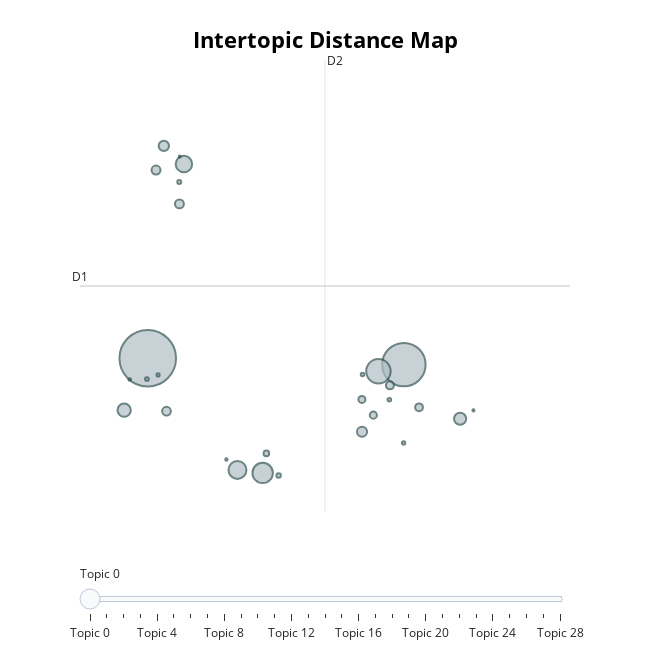

Notebook cell for this chart:
### Code cell
pos_topic_model = pos_topic_model.reduce_topics(pos_docs, nr_topics=30)
pos_topic_model.visualize_topics()

### Figure 1 — Plotly figure (JSON) as saved in the notebook; plotly's stock layout.template omitted (floating-point values rounded to 4 significant figures)
{"data": [{"customdata": [[0, "like | one | good | best | still", 9996], [1, "yes | good | nice | ok | great", 5885], [2, "gud | git | gavlan | ez | gg", 1865], [3, "died | die | pain | simulator | rage", 1300], [4, "love | hate | ii | bad | haters", 1004], [5, "iron | keep | hate | amana | frigid", 851], [6, "rolin | rollin | hitboxes | pursuer | roll", 550], [7, "de | que | el | jogo | es", 464], [8, "seek | bearer | lest | curse | bear", 332], [9, "peak | epic | time | greatest | ii", 318], [10, "elden | ring | better | play | still", 250], [11, "sun | praise | jolly | therefore | cooperation", 249], [12, "adp | level | adaptability | dex | lvl", 239], [13, "horse | goat | goated | rat | cat", 200], [14, "hole | tongue | try | finger | horse", 189], [15, "buy | sale | swag | bought | wait", 160], [16, "skeleton | give | hands | feet | thumbs", 153], [17, "message | ahead | wary | trust | lie", 98], [18, "son | wife | brought | father | spend", 60], [19, "king | ivory | vendrick | ladle | throne", 50], [20, "cloud | save | file | saves | saving", 43], [21, "fashion | hair | best | chest | bald", 40], [22, "ign | xd | xdxd | aaaaaaaaaaaaaaaaaaaaaaaaaaaaaaaaaaaaaaaaaaaaaaaaaaaaaaaaaaaaaaaaaaaaaaaaaaaaaaaaaaaaaaaaaaaaaaaaaaaaaaaaaaaaaaaaaaaaaaaaaaaaaaaaaaaaaaaaaaaaaaaaaaaaaaaaaaaaaaaaaaaaaaaaaaaaaaaaaaaaaaaaaaaaaaaaaaaaaaaaaaaaaaaaaaaaaaaaaaaaaaaaaaaaaaaaaaaaaaaaaaaaaaaaaaaaaaaaaaaaaaaaaaaaaaaaaaaaaaaaaaaaaaaaaaaaaaaaaaaaaaaaaaaaaaaaaaaaaaaaaaaaaaaaaaaaaaaaaaaaaaaaaaaaaaaaaaaaaaaaaaaaaaaaaaaaaaaaaaaaaaaaaaaaaaaaaaaaaaaaaaaaaaaaaaaaaaaaaaaaaaaaaaaaaaaaaaaaaaaaaaaaaaaaaaaaaaaaaaaaaaaaaaaaaaaaaaaaaaaaaaaaaaaaaaaaaaaaaaaaaaaaaaaaaaaaaaaaaaaaaaaaaaaaaaaaaaaaaaaaaaaaaaaaaaaaaaaaaaaaaaaaaaaaaaaaaaaaaaaaaaaaaaaaaaaaaaaaaaaaaaaaaaaaaaaaaaaaaaaaaaaaaaaaaaaaaaaaaaaaaaaaaaaaaaaaaaaaaaaaaaaaaaaaaaaaaaaaaaaaaaaaaaaaaaaaa | hahahahahahhahhahahahahahahahahhahahaahahhahahahahahahhahhahahhhahahahahahahahahahahahahaahahhahahahahahahahhahahahahahahahahaahhahahahahahahahahahahahhahahhahahahahahahhahahahahahahahahahahahahahhaahahahhahahahahhahahahahahahahahhahahahahahahahahahahahahahahaahhahahahahahahahahahahahahahahhahahahahhahaahhahahahahahahahahahahahahhahahahahhahaahhahahahahhahahahahahahahahahahaha", 39], [23, "mid | based | midddddddddd | basede | kinda", 35], [24, "frames | iframes | iframe | stat | rolling", 30], [25, "enjoyer | average | ii | bert | player", 21], [26, "stockholm | syndrome | stockholme | gave | dosent", 17], [27, "spiel | nicht | das | aber | ist", 14], [28, "estus | drinking | drink | sip | flask", 12]], "hovertemplate": "<b>Topic %{customdata[0]}</b><br>%{customdata[1]}<br>Size: %{customdata[2]}", "legendgroup": "", "marker": {"color": "#B0BEC5", "line": {"color": "DarkSlateGrey", "width": 2}, "size": [9996, 5885, 1865, 1300, 1004, 851, 550, 464, 332, 318, 250, 249, 239, 200, 189, 160, 153, 98, 60, 50, 43, 40, 39, 35, 30, 21, 17, 14, 12], "sizemode": "area", "sizeref": 6.247, "symbol": "circle"}, "mode": "markers", "name": "", "orientation": "v", "showlegend": false, "type": "scatter", "x": [6.09, 11.0, 10.51, 8.291, 7.809, 6.783, 5.639, 12.07, 6.399, 10.19, 6.249, 6.697, 6.45, 10.73, 11.29, 10.41, 10.19, 8.362, 8.597, 6.694, 6.075, 10.72, 10.2, 10.99, 6.289, 5.745, 7.597, 12.33, 6.704], "xaxis": "x", "y": [6.733, 6.614, 6.491, 4.591, 4.647, 10.36, 5.764, 5.603, 10.7, 5.36, 10.25, 9.617, 5.744, 6.227, 5.818, 5.671, 5.964, 4.956, 4.542, 10.03, 6.346, 5.959, 6.429, 5.152, 6.422, 6.335, 4.842, 5.759, 10.5], "yaxis": "y"}], "layout": {"annotations": [{"showarrow": false, "text": "D1", "x": 4.793, "y": 8.083, "yshift": 10}, {"showarrow": false, "text": "D2", "x": 9.485, "xshift": 10, "y": 12.31}], "height": 650, "hoverlabel": {"bgcolor": "white", "font": {"family": "Rockwell", "size": 16}}, "legend": {"itemsizing": "constant", "tracegroupgap": 0}, "margin": {"t": 60}, "shapes": [{"line": {"color": "#CFD8DC", "width": 2}, "type": "line", "x0": 9.485, "x1": 9.485, "y0": 3.861, "y1": 12.31}, {"line": {"color": "#9E9E9E", "width": 2}, "type": "line", "x0": 4.793, "x1": 14.18, "y0": 8.083, "y1": 8.083}], "sliders": [{"active": 0, "pad": {"t": 50}, "steps": [{"args": [{"marker.color": [["red", "#B0BEC5", "#B0BEC5", "#B0BEC5", "#B0BEC5", "#B0BEC5", "#B0BEC5", "#B0BEC5", "#B0BEC5", "#B0BEC5", "#B0BEC5", "#B0BEC5", "#B0BEC5", "#B0BEC5", "#B0BEC5", "#B0BEC5", "#B0BEC5", "#B0BEC5", "#B0BEC5", "#B0BEC5", "#B0BEC5", "#B0BEC5", "#B0BEC5", "#B0BEC5", "#B0BEC5", "#B0BEC5", "#B0BEC5", "#B0BEC5", "#B0BEC5"]]}], "label": "Topic 0", "method": "update"}, {"args": [{"marker.color": [["#B0BEC5", "red", "#B0BEC5", "#B0BEC5", "#B0BEC5", "#B0BEC5", "#B0BEC5", "#B0BEC5", "#B0BEC5", "#B0BEC5", "#B0BEC5", "#B0BEC5", "#B0BEC5", "#B0BEC5", "#B0BEC5", "#B0BEC5", "#B0BEC5", "#B0BEC5", "#B0BEC5", "#B0BEC5", "#B0BEC5", "#B0BEC5", "#B0BEC5", "#B0BEC5", "#B0BEC5", "#B0BEC5", "#B0BEC5", "#B0BEC5", "#B0BEC5"]]}], "label": "Topic 1", "method": "update"}, {"args": [{"marker.color": [["#B0BEC5", "#B0BEC5", "red", "#B0BEC5", "#B0BEC5", "#B0BEC5", "#B0BEC5", "#B0BEC5", "#B0BEC5", "#B0BEC5", "#B0BEC5", "#B0BEC5", "#B0BEC5", "#B0BEC5", "#B0BEC5", "#B0BEC5", "#B0BEC5", "#B0BEC5", "#B0BEC5", "#B0BEC5", "#B0BEC5", "#B0BEC5", "#B0BEC5", "#B0BEC5", "#B0BEC5", "#B0BEC5", "#B0BEC5", "#B0BEC5", "#B0BEC5"]]}], "label": "Topic 2", "method": "update"}, {"args": [{"marker.color": [["#B0BEC5", "#B0BEC5", "#B0BEC5", "red", "#B0BEC5", "#B0BEC5", "#B0BEC5", "#B0BEC5", "#B0BEC5", "#B0BEC5", "#B0BEC5", "#B0BEC5", "#B0BEC5", "#B0BEC5", "#B0BEC5", "#B0BEC5", "#B0BEC5", "#B0BEC5", "#B0BEC5", "#B0BEC5", "#B0BEC5", "#B0BEC5", "#B0BEC5", "#B0BEC5", "#B0BEC5", "#B0BEC5", "#B0BEC5", "#B0BEC5", "#B0BEC5"]]}], "label": "Topic 3", "method": "update"}, {"args": [{"marker.color": [["#B0BEC5", "#B0BEC5", "#B0BEC5", "#B0BEC5", "red", "#B0BEC5", "#B0BEC5", "#B0BEC5", "#B0BEC5", "#B0BEC5", "#B0BEC5", "#B0BEC5", "#B0BEC5", "#B0BEC5", "#B0BEC5", "#B0BEC5", "#B0BEC5", "#B0BEC5", "#B0BEC5", "#B0BEC5", "#B0BEC5", "#B0BEC5", "#B0BEC5", "#B0BEC5", "#B0BEC5", "#B0BEC5", "#B0BEC5", "#B0BEC5", "#B0BEC5"]]}], "label": "Topic 4", "method": "update"}, {"args": [{"marker.color": [["#B0BEC5", "#B0BEC5", "#B0BEC5", "#B0BEC5", "#B0BEC5", "red", "#B0BEC5", "#B0BEC5", "#B0BEC5", "#B0BEC5", "#B0BEC5", "#B0BEC5", "#B0BEC5", "#B0BEC5", "#B0BEC5", "#B0BEC5", "#B0BEC5", "#B0BEC5", "#B0BEC5", "#B0BEC5", "#B0BEC5", "#B0BEC5", "#B0BEC5", "#B0BEC5", "#B0BEC5", "#B0BEC5", "#B0BEC5", "#B0BEC5", "#B0BEC5"]]}], "label": "Topic 5", "method": "update"}, {"args": [{"marker.color": [["#B0BEC5", "#B0BEC5", "#B0BEC5", "#B0BEC5", "#B0BEC5", "#B0BEC5", "red", "#B0BEC5", "#B0BEC5", "#B0BEC5", "#B0BEC5", "#B0BEC5", "#B0BEC5", "#B0BEC5", "#B0BEC5", "#B0BEC5", "#B0BEC5", "#B0BEC5", "#B0BEC5", "#B0BEC5", "#B0BEC5", "#B0BEC5", "#B0BEC5", "#B0BEC5", "#B0BEC5", "#B0BEC5", "#B0BEC5", "#B0BEC5", "#B0BEC5"]]}], "label": "Topic 6", "method": "update"}, {"args": [{"marker.color": [["#B0BEC5", "#B0BEC5", "#B0BEC5", "#B0BEC5", "#B0BEC5", "#B0BEC5", "#B0BEC5", "red", "#B0BEC5", "#B0BEC5", "#B0BEC5", "#B0BEC5", "#B0BEC5", "#B0BEC5", "#B0BEC5", "#B0BEC5", "#B0BEC5", "#B0BEC5", "#B0BEC5", "#B0BEC5", "#B0BEC5", "#B0BEC5", "#B0BEC5", "#B0BEC5", "#B0BEC5", "#B0BEC5", "#B0BEC5", "#B0BEC5", "#B0BEC5"]]}], "label": "Topic 7", "method": "update"}, {"args": [{"marker.color": [["#B0BEC5", "#B0BEC5", "#B0BEC5", "#B0BEC5", "#B0BEC5", "#B0BEC5", "#B0BEC5", "#B0BEC5", "red", "#B0BEC5", "#B0BEC5", "#B0BEC5", "#B0BEC5", "#B0BEC5", "#B0BEC5", "#B0BEC5", "#B0BEC5", "#B0BEC5", "#B0BEC5", "#B0BEC5", "#B0BEC5", "#B0BEC5", "#B0BEC5", "#B0BEC5", "#B0BEC5", "#B0BEC5", "#B0BEC5", "#B0BEC5", "#B0BEC5"]]}], "label": "Topic 8", "method": "update"}, {"args": [{"marker.color": [["#B0BEC5", "#B0BEC5", "#B0BEC5", "#B0BEC5", "#B0BEC5", "#B0BEC5", "#B0BEC5", "#B0BEC5", "#B0BEC5", "red", "#B0BEC5", "#B0BEC5", "#B0BEC5", "#B0BEC5", "#B0BEC5", "#B0BEC5", "#B0BEC5", "#B0BEC5", "#B0BEC5", "#B0BEC5", "#B0BEC5", "#B0BEC5", "#B0BEC5", "#B0BEC5", "#B0BEC5", "#B0BEC5", "#B0BEC5", "#B0BEC5", "#B0BEC5"]]}], "label": "Topic 9", "method": "update"}, {"args": [{"marker.color": [["#B0BEC5", "#B0BEC5", "#B0BEC5", "#B0BEC5", "#B0BEC5", "#B0BEC5", "#B0BEC5", "#B0BEC5", "#B0BEC5", "#B0BEC5", "red", "#B0BEC5", "#B0BEC5", "#B0BEC5", "#B0BEC5", "#B0BEC5", "#B0BEC5", "#B0BEC5", "#B0BEC5", "#B0BEC5", "#B0BEC5", "#B0BEC5", "#B0BEC5", "#B0BEC5", "#B0BEC5", "#B0BEC5", "#B0BEC5", "#B0BEC5", "#B0BEC5"]]}], "label": "Topic 10", "method": "update"}, {"args": [{"marker.color": [["#B0BEC5", "#B0BEC5", "#B0BEC5", "#B0BEC5", "#B0BEC5", "#B0BEC5", "#B0BEC5", "#B0BEC5", "#B0BEC5", "#B0BEC5", "#B0BEC5", "red", "#B0BEC5", "#B0BEC5", "#B0BEC5", "#B0BEC5", "#B0BEC5", "#B0BEC5", "#B0BEC5", "#B0BEC5", "#B0BEC5", "#B0BEC5", "#B0BEC5", "#B0BEC5", "#B0BEC5", "#B0BEC5", "#B0BEC5", "#B0BEC5", "#B0BEC5"]]}], "label": "Topic 11", "method": "update"}, {"args": [{"marker.color": [["#B0BEC5", "#B0BEC5", "#B0BEC5", "#B0BEC5", "#B0BEC5", "#B0BEC5", "#B0BEC5", "#B0BEC5", "#B0BEC5", "#B0BEC5", "#B0BEC5", "#B0BEC5", "red", "#B0BEC5", "#B0BEC5", "#B0BEC5", "#B0BEC5", "#B0BEC5", "#B0BEC5", "#B0BEC5", "#B0BEC5", "#B0BEC5", "#B0BEC5", "#B0BEC5", "#B0BEC5", "#B0BEC5", "#B0BEC5", "#B0BEC5", "#B0BEC5"]]}], "label": "Topic 12", "method": "update"}, {"args": [{"marker.color": [["#B0BEC5", "#B0BEC5", "#B0BEC5", "#B0BEC5", "#B0BEC5", "#B0BEC5", "#B0BEC5", "#B0BEC5", "#B0BEC5", "#B0BEC5", "#B0BEC5", "#B0BEC5", "#B0BEC5", "red", "#B0BEC5", "#B0BEC5", "#B0BEC5", "#B0BEC5", "#B0BEC5", "#B0BEC5", "#B0BEC5", "#B0BEC5", "#B0BEC5", "#B0BEC5", "#B0BEC5", "#B0BEC5", "#B0BEC5", "#B0BEC5", "#B0BEC5"]]}], "label": "Topic 13", "method": "update"}, {"args": [{"marker.color": [["#B0BEC5", "#B0BEC5", "#B0BEC5", "#B0BEC5", "#B0BEC5", "#B0BEC5", "#B0BEC5", "#B0BEC5", "#B0BEC5", "#B0BEC5", "#B0BEC5", "#B0BEC5", "#B0BEC5", "#B0BEC5", "red", "#B0BEC5", "#B0BEC5", "#B0BEC5", "#B0BEC5", "#B0BEC5", "#B0BEC5", "#B0BEC5", "#B0BEC5", "#B0BEC5", "#B0BEC5", "#B0BEC5", "#B0BEC5", "#B0BEC5", "#B0BEC5"]]}], "label": "Topic 14", "method": "update"}, {"args": [{"marker.color": [["#B0BEC5", "#B0BEC5", "#B0BEC5", "#B0BEC5", "#B0BEC5", "#B0BEC5", "#B0BEC5", "#B0BEC5", "#B0BEC5", "#B0BEC5", "#B0BEC5", "#B0BEC5", "#B0BEC5", "#B0BEC5", "#B0BEC5", "red", "#B0BEC5", "#B0BEC5", "#B0BEC5", "#B0BEC5", "#B0BEC5", "#B0BEC5", "#B0BEC5", "#B0BEC5", "#B0BEC5", "#B0BEC5", "#B0BEC5", "#B0BEC5", "#B0BEC5"]]}], "label": "Topic 15", "method": "update"}, {"args": [{"marker.color": [["#B0BEC5", "#B0BEC5", "#B0BEC5", "#B0BEC5", "#B0BEC5", "#B0BEC5", "#B0BEC5", "#B0BEC5", "#B0BEC5", "#B0BEC5", "#B0BEC5", "#B0BEC5", "#B0BEC5", "#B0BEC5", "#B0BEC5", "#B0BEC5", "red", "#B0BEC5", "#B0BEC5", "#B0BEC5", "#B0BEC5", "#B0BEC5", "#B0BEC5", "#B0BEC5", "#B0BEC5", "#B0BEC5", "#B0BEC5", "#B0BEC5", "#B0BEC5"]]}], "label": "Topic 16", "method": "update"}, {"args": [{"marker.color": [["#B0BEC5", "#B0BEC5", "#B0BEC5", "#B0BEC5", "#B0BEC5", "#B0BEC5", "#B0BEC5", "#B0BEC5", "#B0BEC5", "#B0BEC5", "#B0BEC5", "#B0BEC5", "#B0BEC5", "#B0BEC5", "#B0BEC5", "#B0BEC5", "#B0BEC5", "red", "#B0BEC5", "#B0BEC5", "#B0BEC5", "#B0BEC5", "#B0BEC5", "#B0BEC5", "#B0BEC5", "#B0BEC5", "#B0BEC5", "#B0BEC5", "#B0BEC5"]]}], "label": "Topic 17", "method": "update"}, {"args": [{"marker.color": [["#B0BEC5", "#B0BEC5", "#B0BEC5", "#B0BEC5", "#B0BEC5", "#B0BEC5", "#B0BEC5", "#B0BEC5", "#B0BEC5", "#B0BEC5", "#B0BEC5", "#B0BEC5", "#B0BEC5", "#B0BEC5", "#B0BEC5", "#B0BEC5", "#B0BEC5", "#B0BEC5", "red", "#B0BEC5", "#B0BEC5", "#B0BEC5", "#B0BEC5", "#B0BEC5", "#B0BEC5", "#B0BEC5", "#B0BEC5", "#B0BEC5", "#B0BEC5"]]}], "label": "Topic 18", "method": "update"}, {"args": [{"marker.color": [["#B0BEC5", "#B0BEC5", "#B0BEC5", "#B0BEC5", "#B0BEC5", "#B0BEC5", "#B0BEC5", "#B0BEC5", "#B0BEC5", "#B0BEC5", "#B0BEC5", "#B0BEC5", "#B0BEC5", "#B0BEC5", "#B0BEC5", "#B0BEC5", "#B0BEC5", "#B0BEC5", "#B0BEC5", "red", "#B0BEC5", "#B0BEC5", "#B0BEC5", "#B0BEC5", "#B0BEC5", "#B0BEC5", "#B0BEC5", "#B0BEC5", "#B0BEC5"]]}], "label": "Topic 19", "method": "update"}, {"args": [{"marker.color": [["#B0BEC5", "#B0BEC5", "#B0BEC5", "#B0BEC5", "#B0BEC5", "#B0BEC5", "#B0BEC5", "#B0BEC5", "#B0BEC5", "#B0BEC5", "#B0BEC5", "#B0BEC5", "#B0BEC5", "#B0BEC5", "#B0BEC5", "#B0BEC5", "#B0BEC5", "#B0BEC5", "#B0BEC5", "#B0BEC5", "red", "#B0BEC5", "#B0BEC5", "#B0BEC5", "#B0BEC5", "#B0BEC5", "#B0BEC5", "#B0BEC5", "#B0BEC5"]]}], "label": "Topic 20", "method": "update"}, {"args": [{"marker.color": [["#B0BEC5", "#B0BEC5", "#B0BEC5", "#B0BEC5", "#B0BEC5", "#B0BEC5", "#B0BEC5", "#B0BEC5", "#B0BEC5", "#B0BEC5", "#B0BEC5", "#B0BEC5", "#B0BEC5", "#B0BEC5", "#B0BEC5", "#B0BEC5", "#B0BEC5", "#B0BEC5", "#B0BEC5", "#B0BEC5", "#B0BEC5", "red", "#B0BEC5", "#B0BEC5", "#B0BEC5", "#B0BEC5", "#B0BEC5", "#B0BEC5", "#B0BEC5"]]}], "label": "Topic 21", "method": "update"}, {"args": [{"marker.color": [["#B0BEC5", "#B0BEC5", "#B0BEC5", "#B0BEC5", "#B0BEC5", "#B0BEC5", "#B0BEC5", "#B0BEC5", "#B0BEC5", "#B0BEC5", "#B0BEC5", "#B0BEC5", "#B0BEC5", "#B0BEC5", "#B0BEC5", "#B0BEC5", "#B0BEC5", "#B0BEC5", "#B0BEC5", "#B0BEC5", "#B0BEC5", "#B0BEC5", "red", "#B0BEC5", "#B0BEC5", "#B0BEC5", "#B0BEC5", "#B0BEC5", "#B0BEC5"]]}], "label": "Topic 22", "method": "update"}, {"args": [{"marker.color": [["#B0BEC5", "#B0BEC5", "#B0BEC5", "#B0BEC5", "#B0BEC5", "#B0BEC5", "#B0BEC5", "#B0BEC5", "#B0BEC5", "#B0BEC5", "#B0BEC5", "#B0BEC5", "#B0BEC5", "#B0BEC5", "#B0BEC5", "#B0BEC5", "#B0BEC5", "#B0BEC5", "#B0BEC5", "#B0BEC5", "#B0BEC5", "#B0BEC5", "#B0BEC5", "red", "#B0BEC5", "#B0BEC5", "#B0BEC5", "#B0BEC5", "#B0BEC5"]]}], "label": "Topic 23", "method": "update"}, {"args": [{"marker.color": [["#B0BEC5", "#B0BEC5", "#B0BEC5", "#B0BEC5", "#B0BEC5", "#B0BEC5", "#B0BEC5", "#B0BEC5", "#B0BEC5", "#B0BEC5", "#B0BEC5", "#B0BEC5", "#B0BEC5", "#B0BEC5", "#B0BEC5", "#B0BEC5", "#B0BEC5", "#B0BEC5", "#B0BEC5", "#B0BEC5", "#B0BEC5", "#B0BEC5", "#B0BEC5", "#B0BEC5", "red", "#B0BEC5", "#B0BEC5", "#B0BEC5", "#B0BEC5"]]}], "label": "Topic 24", "method": "update"}, {"args": [{"marker.color": [["#B0BEC5", "#B0BEC5", "#B0BEC5", "#B0BEC5", "#B0BEC5", "#B0BEC5", "#B0BEC5", "#B0BEC5", "#B0BEC5", "#B0BEC5", "#B0BEC5", "#B0BEC5", "#B0BEC5", "#B0BEC5", "#B0BEC5", "#B0BEC5", "#B0BEC5", "#B0BEC5", "#B0BEC5", "#B0BEC5", "#B0BEC5", "#B0BEC5", "#B0BEC5", "#B0BEC5", "#B0BEC5", "red", "#B0BEC5", "#B0BEC5", "#B0BEC5"]]}], "label": "Topic 25", "method": "update"}, {"args": [{"marker.color": [["#B0BEC5", "#B0BEC5", "#B0BEC5", "#B0BEC5", "#B0BEC5", "#B0BEC5", "#B0BEC5", "#B0BEC5", "#B0BEC5", "#B0BEC5", "#B0BEC5", "#B0BEC5", "#B0BEC5", "#B0BEC5", "#B0BEC5", "#B0BEC5", "#B0BEC5", "#B0BEC5", "#B0BEC5", "#B0BEC5", "#B0BEC5", "#B0BEC5", "#B0BEC5", "#B0BEC5", "#B0BEC5", "#B0BEC5", "red", "#B0BEC5", "#B0BEC5"]]}], "label": "Topic 26", "method": "update"}, {"args": [{"marker.color": [["#B0BEC5", "#B0BEC5", "#B0BEC5", "#B0BEC5", "#B0BEC5", "#B0BEC5", "#B0BEC5", "#B0BEC5", "#B0BEC5", "#B0BEC5", "#B0BEC5", "#B0BEC5", "#B0BEC5", "#B0BEC5", "#B0BEC5", "#B0BEC5", "#B0BEC5", "#B0BEC5", "#B0BEC5", "#B0BEC5", "#B0BEC5", "#B0BEC5", "#B0BEC5", "#B0BEC5", "#B0BEC5", "#B0BEC5", "#B0BEC5", "red", "#B0BEC5"]]}], "label": "Topic 27", "method": "update"}, {"args": [{"marker.color": [["#B0BEC5", "#B0BEC5", "#B0BEC5", "#B0BEC5", "#B0BEC5", "#B0BEC5", "#B0BEC5", "#B0BEC5", "#B0BEC5", "#B0BEC5", "#B0BEC5", "#B0BEC5", "#B0BEC5", "#B0BEC5", "#B0BEC5", "#B0BEC5", "#B0BEC5", "#B0BEC5", "#B0BEC5", "#B0BEC5", "#B0BEC5", "#B0BEC5", "#B0BEC5", "#B0BEC5", "#B0BEC5", "#B0BEC5", "#B0BEC5", "#B0BEC5", "red"]]}], "label": "Topic 28", "method": "update"}]}], "title": {"font": {"color": "Black", "size": 22}, "text": "<b>Intertopic Distance Map</b>", "x": 0.5, "xanchor": "center", "y": 0.95, "yanchor": "top"}, "width": 650, "xaxis": {"anchor": "y", "domain": [0, 1], "range": [4.793, 14.18], "title": {"text": ""}, "visible": false}, "yaxis": {"anchor": "x", "domain": [0, 1], "range": [3.861, 12.31], "title": {"text": ""}, "visible": false}}}
